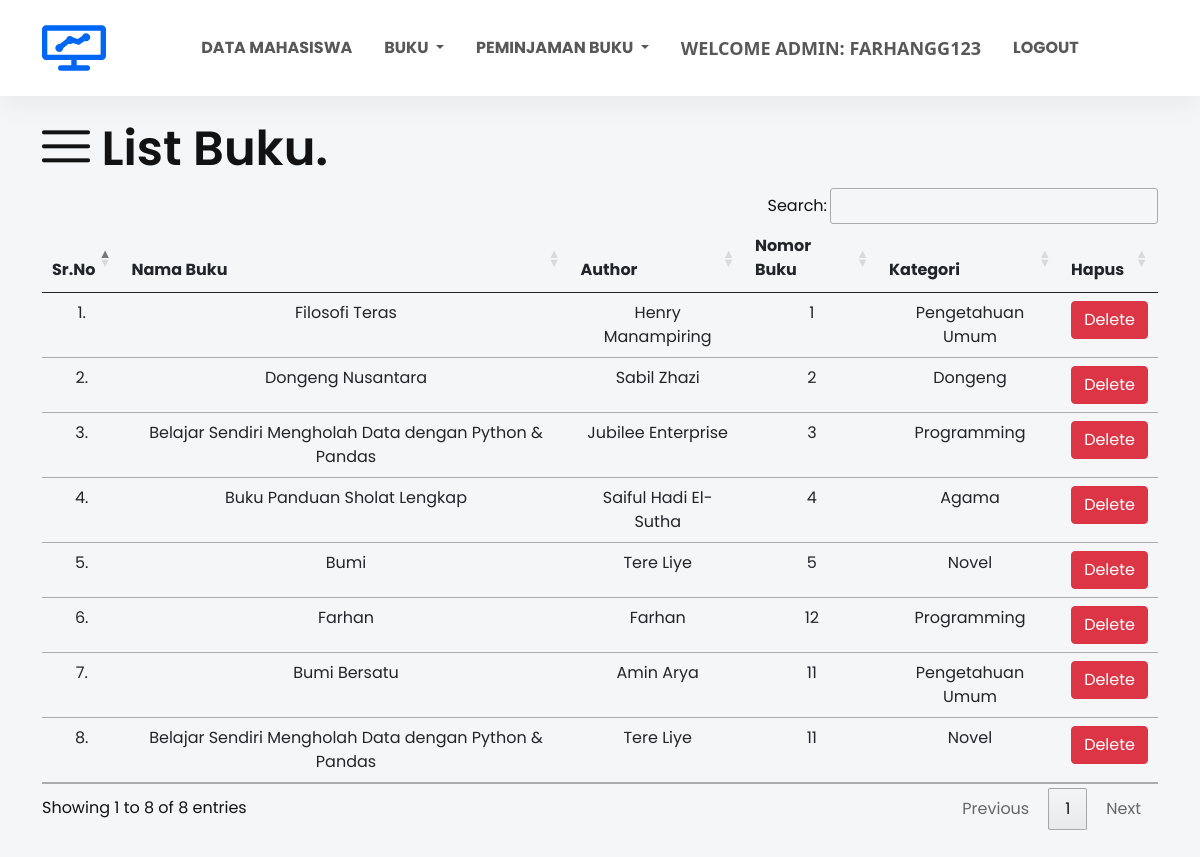
Screenshot of /list_buku/ (signed in) with the database file from the repository.
### sistem_perpus/models.py (models this page shows, shortened)
class Buku(models.Model):
    judul = models.CharField(max_length=200)
    author = models.CharField(max_length=200)
    nomor_buku = models.PositiveIntegerField()
    kategori = models.CharField(max_length=50)

### sistem_perpus/views.py (the view)
# urls.py: path("list_buku/", list_buku, name="list_buku"),
@login_required(login_url = '/admin_login')
def list_buku(request):
    template_name = "list_buku.html"
    list_buku = Buku.objects.all()
    context = {
        'list_buku': list_buku
    }
    return render(request, template_name, context)

### templates/list_buku.html (shortened to what this page needs)
{% extends 'admin_navbar.html' %}
{% load static %}
{% block body %}
<section id="contact" class="contact-area">
    <div class="container">
        <div class="row">
            <div class="col-lg-12">
                <h1 class="contact-title pb-10"><i class="lni lni-menu"></i> List <span>Buku.</span></h1>
                <table class="table table-hover" id="example">
                    <thead>
                        <tr class="text-center">
                            <th>Sr.No</th>
                            <th>Nama Buku</th>
                            <th>Author</th>
                            <th>Nomor Buku</th>
                            <th>Kategori</th>
                            <th>Hapus</th>
                        </tr>
                    </thead>
                    <tbody>
                        {% for buku in list_buku %}
                        <tr class="text-center">
                            <td>{{forloop.counter}}.</td>
                            <td>{{buku.judul}}</td>
                            <td>{{buku.author}}</td>
                            <td>{{buku.nomor_buku}}</td>
                            <td>{{buku.kategori}}</td>
                            <td><a href="/delete_buku/{{buku.id}}/" class="btn btn-danger" onclick="return confirm('Apakah Anda yakin ingin menghapus buku ini?')">Delete</a></td>
                        </tr>
                        {% endfor %}
                    </tbody>
                </table>
            </div>
        </div>
    </div>
</section>
{% endblock %}

### templates/admin_navbar.html (shortened to what this page needs)
{% load static %}
<!doctype html>
<html lang="en">
  <head>
    <link href="https://cdn.jsdelivr.net/npm/bootstrap@5.1.0/dist/css/bootstrap.min.css" rel="stylesheet">
    <link rel="stylesheet" href="https://cdn.datatables.net/1.10.25/css/jquery.dataTables.min.css">
    <link rel="stylesheet" href="https://cdn.datatables.net/buttons/1.7.1/css/buttons.dataTables.min.css">
    <link rel="stylesheet" href="{% static 'frontend/assets/css/magnific-popup.css' %}">
    <link rel="stylesheet" href="{% static 'frontend/assets/css/slick.css' %}">
    <link rel="stylesheet" href="{% static 'frontend/assets/css/LineIcons.css' %}">
    <link rel="stylesheet" href="{% static 'frontend/assets/css/default.css' %}">
    <link rel="stylesheet" href="{% static 'frontend/assets/css/style.css' %}">
  </head>
  <body>
    <section class="navbar-area sticky">
      <div class="container">
        <div class="row">
          <div class="col-lg-12">
            <nav class="navbar navbar-expand-lg sticky">
              <a class="navbar-brand" href="#">
                <img src="{% static 'frontend/assets/images/logo-2.svg' %}" alt="Logo">
              </a>
              <div class="collapse navbar-collapse sub-menu-bar" id="navbarTwo">
                <ul class="navbar-nav m-auto">
                  <li class="nav-item" id="dataMahasiswa"><a class="nav-link"  href="/list_mahasiswa/">Data Mahasiswa</a></li>
                  <li class="nav-item dropdown">
                    <a class="nav-link dropdown-toggle" href="#" id="navbarDropdown" role="button" data-bs-toggle="dropdown" aria-expanded="false">
                      Buku
                    </a>
                  </li>
                  <li class="nav-item dropdown">
                    <a class="nav-link dropdown-toggle" href="#" id="navbarDropdown" role="button" data-bs-toggle="dropdown" aria-expanded="false">
                      Peminjaman Buku
                    </a>
                  </li>
                  <li class="nav-item">
                    <a style="font-weight:600; font-family:'Segoe UI', Tahoma, Geneva, Verdana, sans-serif; font-size: large;" class="nav-link active" href="#">Welcome Admin: {{request.user}}</a>
                  </li>
                  <li class="nav-item">
                    <a class="nav-link" aria-current="page" href="/logout/">Logout</a>
                  </li>
                </ul>
              </div>
            </nav>
          </div>
        </div>
      </div>
    </section>
      {% block body %}
      {% endblock %}
  </body>
</html>

### static/frontend/assets/css/default.css (style rules this page uses)
.pb-10 { padding-bottom: 10px; }

### rows the page displays
Buku: judul "Filosofi Teras", author "Henry Manampiring", nomor_buku "1", kategori "Pengetahuan Umum"
Buku: judul "Dongeng Nusantara", author "Sabil Zhazi", nomor_buku "2", kategori "Dongeng"
Buku: judul "Belajar Sendiri Mengholah Data dengan Python & Pandas", author "Jubilee Enterprise", nomor_buku "3", kategori "Programming"
Buku: judul "Buku Panduan Sholat Lengkap", author "Saiful Hadi El-Sutha", nomor_buku "4", kategori "Agama"
Buku: judul "Bumi", author "Tere Liye", nomor_buku "5", kategori "Novel"
Buku: judul "Farhan", author "Farhan", nomor_buku "12", kategori "Programming"
Buku: judul "Bumi Bersatu", author "Amin Arya", nomor_buku "11", kategori "Pengetahuan Umum"
Buku: judul "Belajar Sendiri Mengholah Data dengan Python & Pandas", author "Tere Liye", nomor_buku "11", kategori "Novel"

### other values shown
{{ request.user }} "FARHANGG123"
